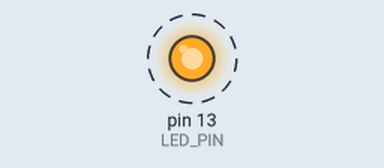
The sketch below on a simulated Arduino Uno, built with avr-gcc and run on an emulated ATmega328P. Shown: output pins drawn as LEDs (lit = HIGH). Dashed ring = blinking.

Above: at 0.5 s.
Timing chart, 0 to 4.6 s (numbered marks = the images above):
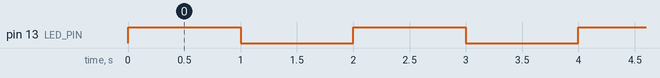

Measured:
- by itself, pin 13 (LED_PIN): alternates HIGH for 1.0 s and LOW for 1.0 s

The sketch:

blink2.ino
```cpp
/* Blinking LED on PIN 13
   with constants and variables
*/

const uint8_t LED_PIN = 13;
unsigned long BLINK_DELAY = 1000;

void setup() {
    pinMode(LED_PIN, OUTPUT);        // set LED_PIN to digital OUTPUT mode
}

void loop() {
    digitalWrite(LED_PIN, HIGH);    // write digital HIGH to LED_PIN
    delay(BLINK_DELAY);            // wait for BLINK_DELAY millisec
    digitalWrite(LED_PIN, LOW);    // write digital LOW to LED_PIN
    delay(BLINK_DELAY);            // wait for BLINK_DELAY millisec
}
```
